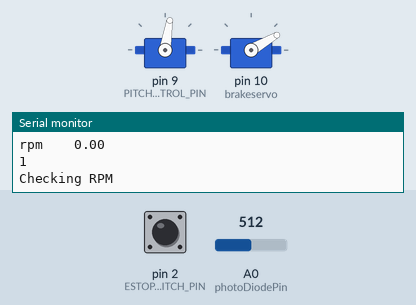
Recording of a sketch running on a simulated Arduino Uno, built with avr-gcc and run on an emulated ATmega328P. Parts: 2 × servo, the last lines printed to the serial monitor. The inputs (shaded band) are chosen by the test bench; at power-on: pin 2 (ESTOP_SWITCH_PIN) HIGH, A0 (photoDiodePin) = 512.

Above: at 1.3 s.
1.4 s: pin 2 (ESTOP_SWITCH_PIN) pulled LOW for 0.15 s
At 3.3 s:
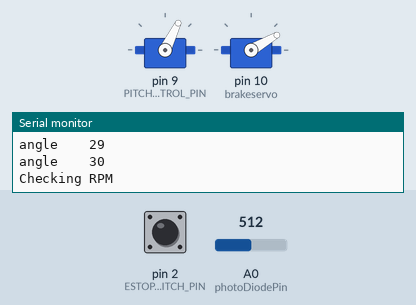
4.7 s: pin 2 (ESTOP_SWITCH_PIN) pulled LOW for 1 s
At 5.67 s:
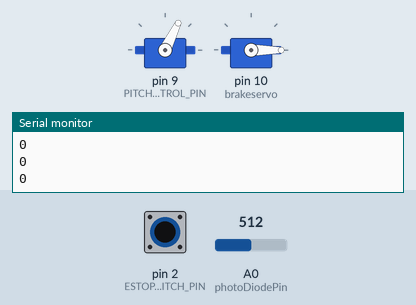
Timing chart, 0 to 8.7 s (numbered marks = the images above; inputs shaded):
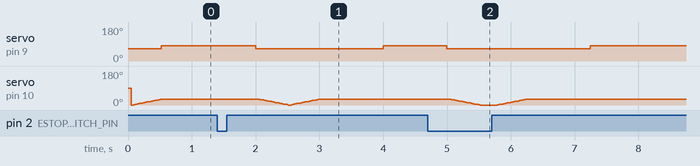

Measured:
- after the input at 1.4 s, servo on pin 9 (PITCH_CONTROL_PIN): 81° → 64° after 0.60 s, → 81° 2.0 s later
- after the input at 4.7 s, servo on pin 9 (PITCH_CONTROL_PIN): 81° → 64° after 0.30 s, → 81° 2.2 s later

The sketch:

capstone_wind_turbine.ino
```cpp
/**
   WindControl.ino

   This contains all the code required for the competition

   Written for the Collegiate Wind Competition
   by the 2022 team 47

   Contributors: Spencer Truman
   Revision: 2.0
   Last uploaded to box: 11 NOV 2021

   Revision History:
   Rev 1.0 - Initial code, basic arduino functionality and rough outline of states
   Rev 1.1 - Copy functions from last years code
   Rev 1.2 - Implement the ebrake functionality
   Rev 1.3 - Implement the linear acuator for pitch control
   Rev 1.4 - Implement the mechanical brake servo motor
   Rev 1.5 - Implement the rpm sensor
   Rev 2.0 -
*/

#include <Servo.h>
Servo pitchControl; // This is the linear actuator to control pitch angle
Servo brakeservo; // This is the servo motor that controls the mechanical brake

/* PINS */
#define photoDiodePin A0 //reads the photo diode for the rpm sensor
#define ESTOP_SWITCH_PIN 2 //this is the same pin as the interrupt pin
#define PITCH_CONTROL_PIN 9 //controls the linear actuator for the pitch control
#define servoPin 10 //controls the servo motor for the mechanical brake

//define constants to be used throughout the code
#define MIN_PITCH_MICROSECONDS 1200 //the minimal value for the linear actuator
#define MAX_PITCH_MICROSECONDS 1820 //the maximum value for the linear actuator

//used in the rpm function
int counter;
int old;
int young;
float rpm;
int photoDiodeReading{0};
int photoDiodeVoltage{0};
unsigned long mytime;
unsigned long sensor_time;
unsigned long old_time;

//used in the mechanical brake functions
int angle{0};

//used in the pitch control function
float currentPitchAngle;

/**
  Define the different states
   Default_st: The ebrake State
   Startup_st: This state should focus on low cut in speed
   Optimize_st: This state will optimize load and pitch angle for windspeed versus power output

  Default_st
   should default to this state when ebrake is pressed or power is cut
   activate mechanical brake
   pitch the blades parallel to wind direction

  Startup_st (potentially could be better to have a startup_st and resume_st?)
   Enter this state when powered on or ebrake is released
   release mechanical brake
   Pitch blades to optimal angle for low cut in speed
   begin reading for turbin rotation

  Optimize_st
   measure turbine rotation
   measure windspeed
   measure power output
   optimize pitch angle (and load?)
*/

enum states_t // these are the different states for operations
{
  Default_st,
  Startup_st,
  Optimize_st,
} currentState;

void setup() {
  // Sets which pins are input and which are output:
  pinMode(ESTOP_SWITCH_PIN, INPUT);
  pinMode(PITCH_CONTROL_PIN, OUTPUT);
  pinMode(ESTOP_SWITCH_PIN, INPUT_PULLUP);
  pinMode(photoDiodePin, INPUT); //pin A0
  attachInterrupt(digitalPinToInterrupt(ESTOP_SWITCH_PIN), estop, CHANGE);

  Serial.begin(9600);

  pitchControl.attach(PITCH_CONTROL_PIN);  // attaches the servo on pin 9 to the servo object
  writePitch(currentPitchAngle); //sets the initial blade pitch angle
  brakeservo.attach(10);  // attaches the servo on pin 10 to the servo object

}

void loop() {
  Serial.println(currentState);
  /**************************/
  /** MEASURE FROM SENSORS **/
  /**************************/
  //float voltage = measureVoltage();
  int estopReading = digitalRead(ESTOP_SWITCH_PIN);

  switch (currentState)
  {
    // This is the state when load is disconnected or if the estop is pressed
    case Default_st:
      //Check the estop button, if the button has been released send the turbine to start up state
      if (estopReading == HIGH) {
        currentState = Startup_st; // Switches the state
      }
      currentPitchAngle = 0; // Pitch the turbine out of the wind to slow the blades rotation
      writePitch(currentPitchAngle); // Calls the function to change the pitch angle
      delay(50); // Give time for the linear actuator to move
      //Check whether the mechanical break has been applied
      if (angle != 0) {
        applybrake(); //Call the function to apply the brake
      }
      angle = 0; //sets the angle of the break servo motor to zero
      break;

    case Startup_st:    // This state gives the lowest cut-in speed and easiest restart
      if (estopReading == LOW) {
        currentState = Startup_st;
      }
      if (angle != 30) {
        releasebrake(); //releases the mecanical brake
      }
      angle = 30;//makes sure the brake stays released
      measure_rpm();
      if (rpm > 300) {
        currentState = Optimize_st;
      }
      currentPitchAngle = 90;
      writePitch(currentPitchAngle);
      break;

    // This state matches pitch and load to wind speed to optimize power
    case Optimize_st:
      if (estopReading == LOW) {
        currentState = Startup_st;
      }
      measure_rpm();
      if (rpm < 300) {
        currentState = Startup_st;
      }
      break;
      currentPitchAngle = 180;
      writePitch(currentPitchAngle);
  }
  //measure_rpm();

}

void writePitch(float pitchAngle)
{
  int writeValue = (int)(pitchAngle * 2.05 + 1200);
  if (writeValue > MAX_PITCH_MICROSECONDS) // Saturate MAX
    writeValue = MAX_PITCH_MICROSECONDS;
  else if (writeValue < MIN_PITCH_MICROSECONDS) // Saturate MIN
    writeValue = MIN_PITCH_MICROSECONDS;
  pitchControl.writeMicroseconds(writeValue);
}

void estop() {
  currentState = Default_st;
  Serial.println("Ebrake Pressed");
}

void measure_rpm() {
  Serial.println("Checking RPM");
  mytime = millis();
  while (millis() - 1000 < mytime) {
    photoDiodeReading = analogRead(photoDiodePin);
    photoDiodeVoltage = map(photoDiodeReading, 0, 1023, 0.0, 5.0);
    young = photoDiodeVoltage;

    if (young < old && young == 0) {
      counter++;
    }
    old = young;
  }
  rpm = counter * 60 / 2;
  counter = 0;
  Serial.print("rpm    ");
  Serial.println(rpm);
}

void applybrake() {
  for (angle = 30; angle >= 0; angle -= 1) { // goes from 0 degrees to 180 degrees in steps of 1 degree
    //angle=0;
    brakeservo.write(angle);              // tell servo to go to position in variable 'angle'
    Serial.print("angle    ");
    Serial.println(angle);
    delay(15);                            // waits 15ms for the servo to reach the position
  }
}

void releasebrake() {
  for (angle = 0; angle <= 30; angle += 1) { // goes from 0 degrees to 180 degrees in steps of 1 degree
    brakeservo.write(angle);                       // tell servo to go to position in variable 'angle'
    Serial.print("angle    ");
    Serial.println(angle);
    delay(15);
  }
}
```
